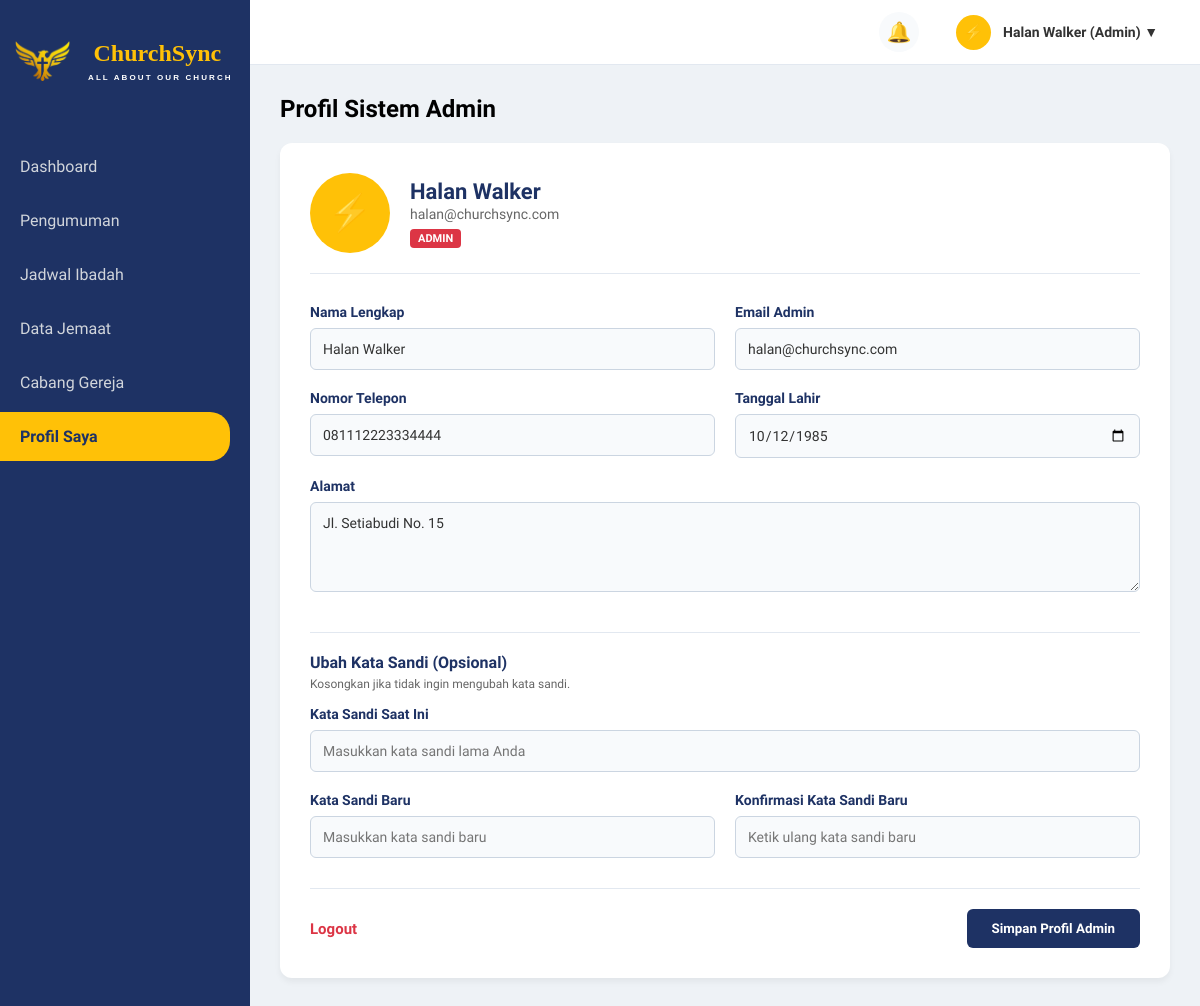
The app's page /admin/profil_admin.php (signed in), older data.
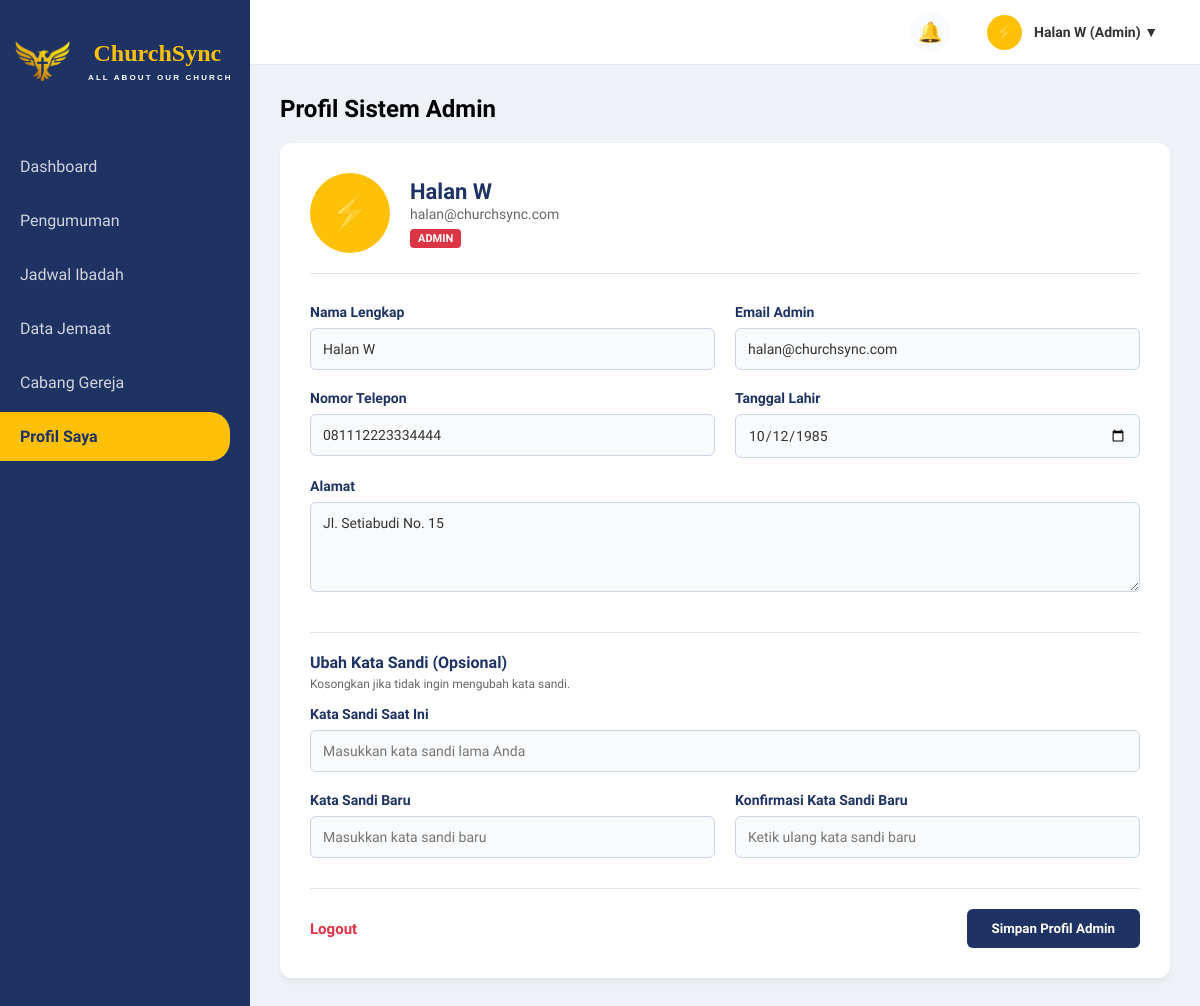
The same page, newer data.
### tables this page shows
CREATE TABLE `jemaat` (
  `id_jemaat` int(20) NOT NULL AUTO_INCREMENT,
  `nama_lengkap` varchar(100) NOT NULL,
  `tanggal_lahir` date NOT NULL,
  `no_telp` varchar(100) NOT NULL,
  `alamat` varchar(255) NOT NULL,
  `email` varchar(100) NOT NULL,
  `password` varchar(100) NOT NULL,
  `role` enum('jemaat','gembala_cabang','admin') NOT NULL,
  `id_cabang` int(11) NOT NULL,
  PRIMARY KEY (`id_jemaat`),
  KEY `fk_jemaat_cabang` (`id_cabang`),
  CONSTRAINT `fk_jemaat_cabang` FOREIGN KEY (`id_cabang`) REFERENCES `cabang_gereja` (`id_cabang`)
);

### admin/profil_admin.php (the view, shortened to what the changed rows need)
<?php
include '../koneksi.php';
$id_jemaat = $_SESSION['id_jemaat'];
$query_current = mysqli_query($conn, "SELECT * FROM jemaat WHERE id_jemaat='$id_jemaat'");
$data = mysqli_fetch_assoc($query_current);
?>
<!DOCTYPE html>
<html lang="id">
<head>
    <link rel="stylesheet" href="../style.css">
</head>
<body>
    <div class="content-wrapper">
        <div class="top-navbar">
            <div class="navbar-right">
                <div class="user-profile-dropdown">
                    <div class="nav-avatar">⚡</div>
                    <div class="nav-user-name">
                        <?= $data['nama_lengkap']; ?> (<?= ucfirst($data['role']); ?>) ▼
                    </div>
                </div>
            </div>
        </div>
        <div class="main-content">
            <div class="header-toolbar" style="margin-bottom: 20px;">
                <h2>Profil Sistem Admin</h2>
            </div>
            <div class="profile-card">
                <div class="profile-user-info">
                    <div class="user-meta">
                        <h3><?= $data['nama_lengkap']; ?></h3>
                        <p><?= $data['email']; ?></p>
                        <span class="role-badge"><?= ucfirst($data['role']); ?></span>
                    </div>
                </div>
                <form method="POST">
                    <div class="form-grid">
                        <div class="form-group">
                            <label>Nama Lengkap</label>
                            <input type="text"
                                name="nama_lengkap"
                                value="<?= $data['nama_lengkap']; ?>">
                        </div>
                        <div class="form-group">
                            <label>Email Admin</label>
                            <input type="email"
                                name="email"
                                value="<?= $data['email']; ?>">
                        </div>
                        <div class="form-group">
                            <label>Nomor Telepon</label>
                            <input type="text"
                                name="no_telp"
                                value="<?= $data['no_telp']; ?>">
                        </div>
                        <div class="form-group">
                            <label>Tanggal Lahir</label>
                            <input type="date"
                                name="tanggal_lahir"
                                value="<?= $data['tanggal_lahir']; ?>">
                        </div>
                        <div class="form-group full-width">
                            <label>Alamat</label>
                            <textarea name="alamat"
                                rows="4"><?= $data['alamat']; ?></textarea>
                        </div>
                    </div>
                </form>
            </div>
        </div>
    </div>
</body>
</html>

Row changes from the older to the newer data that the page shows:
changed jemaat "Admin": nama_lengkap "Halan Walker" → "Halan W"
